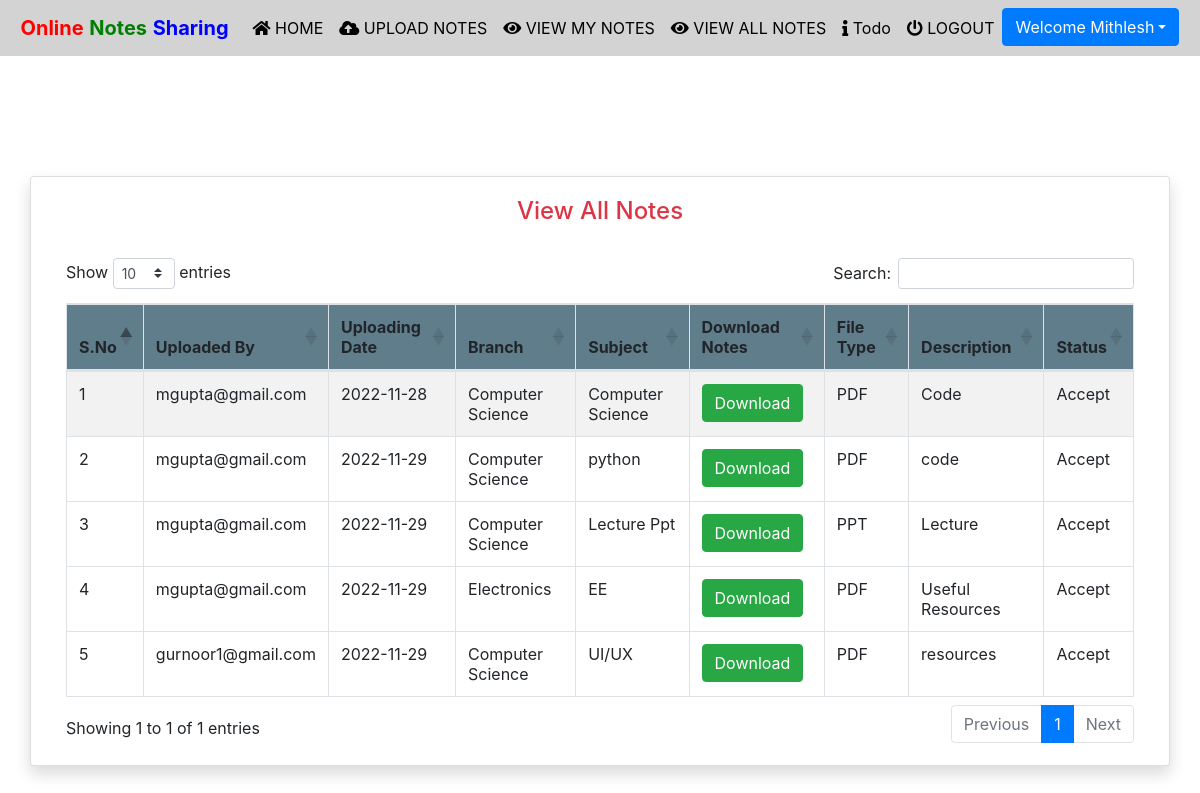
/viewallnotes (signed in), run on the app's committed database.
### notes/models.py (models this page shows, shortened)
class Notes(models.Model):
    user = models.ForeignKey(User,on_delete=models.CASCADE)
    uploadingdate = models.CharField(max_length=30)
    branch = models.CharField(max_length=30)
    subject = models.CharField(max_length=30)
    notesfile = models.FileField(null=True)
    filetype = models.CharField(max_length=30)
    description = models.CharField(max_length=200, null=True)
    status = models.CharField(max_length=15)

### notes/views.py (the view)
# urls.py: path('viewallnotes', viewallnotes, name='viewallnotes'),
def viewallnotes(request):
    if not request.user.is_authenticated:
        return redirect('login')
    notes = Notes.objects.filter(status='Accept')
    d = {'notes':notes}
    return render(request, 'viewallnotes.html',d)

### notes/templates/viewallnotes.html (shortened to what this page needs)
{% extends 'usernavigation.html'%}
{% load static %}
{% block body %}
<div class="container card shadow mt-5">
	<div class="card-body">
           <h4 class="text-center text-danger">View All Notes</h4>
			<br>
			<table id="example" class="table table-striped table-bordered" style="width:100%">
				<thead style="background-color : #607d8b;">
					<tr>
						<th>S.No</th>
						<th>Uploaded By</th>
						<th>Uploading Date</th>
						<th>Branch</th>
						<th>Subject</th>
						<th>Download Notes</th>
						<th>File Type</th>
						<th>Description</th>
						<th>Status</th>
					</tr>
					</thead>
				{% for i in notes %}
				<tbody>
				<tr>
                    <td>{{forloop.counter}}</td>
					<td>{{i.user.username}}</td>
					<td>{{i.uploadingdate}}</td>
					<td>{{i.branch}}</td>
					<td>{{i.subject}}</td>
					<td><a href="{{i.notesfile.url}}" class="btn btn-success" download>Download</a></td>
					<td>{{i.filetype}}</td>
					<td>{{i.description}}</td>
					<td>{{i.status}}</td>
                </tr>
				{% endfor %}
				</tbody>
			</table>
    </div>
</div>
{% endblock %}

### notes/templates/usernavigation.html (shortened to what this page needs)
<html lang="en">
<head>
  {% load static %}
  <link rel="stylesheet" href="https://maxcdn.bootstrapcdn.com/bootstrap/4.3.1/css/bootstrap.min.css">
  <link rel="stylesheet" href="https://use.fontawesome.com/releases/v5.6.3/css/all.css">
    <link rel="stylesheet" href="{% static 'css/mystyle.css' %}">
    <link rel="stylesheet" href="https://cdnjs.cloudflare.com/ajax/libs/twitter-bootstrap/4.5.2/css/bootstrap.css">
<link rel="stylesheet" href="https://cdn.datatables.net/1.11.3/css/dataTables.bootstrap4.min.css">
</head>
<body>
 <nav class="navbar navbar-expand-sm justify-content-center" style = "background-color : lightgrey">
     <a class="navbar-brand" href=""><span style="color:red"><b>Online</b></span><span style="color:green"> <b>Notes</b> </span><span style="color:blue"><b>Sharing</b></span></a>
  <ul class="navbar-nav">
      <li class="navbar-item">
          <a class="nav-link" href="{% url 'profile' %}"><i class="fas fa-home"></i> HOME</a>
      </li>
      <li class="navbar-item">
          <a class="nav-link" href="{% url 'upload_notes' %}"><i class="fas fa-cloud-upload-alt"></i> UPLOAD NOTES</a>
      </li>
			<li class="navbar-item">
                <a class="nav-link" href="{% url 'view_mynotes' %}"><i class="fas fa-eye"></i> VIEW MY NOTES</a>
            </li>
			<li class="navbar-item">
                <a class="nav-link" href="{% url 'viewallnotes' %}"><i class="fas fa-eye"></i> VIEW ALL NOTES</a>
            </li>
			<li class="navbar-item">
                <a class="nav-link" href="{% url 'todo' %}"><i class="fas fa-info"></i> Todo</a>
            </li>
			<li class="navbar-item">
                <a class="nav-link" href="{% url 'logout' %}"><i class="fas fa-power-off"></i> LOGOUT</a>
            </li>
			<div class="dropdown">
				<button class="btn btn-primary dropdown-toggle" type="button"
					id="dropdownMenuButton" data-toggle="dropdown" aria-haspopup="true"
					aria-expanded="false">Welcome {{request.user.first_name}}</button>
			</div>
  </ul>
 </nav>
</body>
</html>
{% block body %}
{% endblock %}

### notes/static/css/mystyle.css (style rules this page uses)
.nav-link { color : black }

### data on the page
Notes: user.username "mgupta@gmail.com", uploadingdate "2022-11-28", branch "Computer Science", subject "Computer Science", filetype "PDF", description "Code", status "Accept"
Notes: user.username "mgupta@gmail.com", uploadingdate "2022-11-29", branch "Computer Science", subject "python", filetype "PDF", description "code", status "Accept"
Notes: user.username "mgupta@gmail.com", uploadingdate "2022-11-29", branch "Computer Science", subject "Lecture Ppt", filetype "PPT", description "Lecture", status "Accept"
Notes: user.username "mgupta@gmail.com", uploadingdate "2022-11-29", branch "Electronics", subject "EE", filetype "PDF", description "Useful Resources", status "Accept"
Notes: user.username "gurnoor1@gmail.com", uploadingdate "2022-11-29", branch "Computer Science", subject "UI/UX", filetype "PDF", description "resources", status "Accept"

### other printed values
{{ request.user.first_name }} "Mithlesh"
